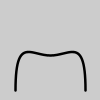
Frame 1 (no input)
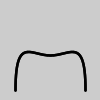
Frame 2 (the mouse pressed at the canvas centre, redrawn once)

The Processing sketch that drew these frames (run headless with seeded random() and noise(); the mouse was pressed at the canvas centre and the sketch redrawn once):

// Processing sketch: processing
// ── processing.pde
float c=55.0;

void setup(){
	size(100,100);
	smooth();
	noLoop();
}

void draw(){
	arch(c);
}

void arch(float curvature){
	float y=90.0;
	float sw=(65.0-curvature)/4.0;
	strokeWeight(sw);
	noFill();
	beginShape();
	vertex(15.0,y);
	bezierVertex(15.0,y-curvature,30.0,55.0,50.0,55.0);
	bezierVertex(70.0,55.0,85.0,y-curvature,85.0,y);
	endShape();
}
